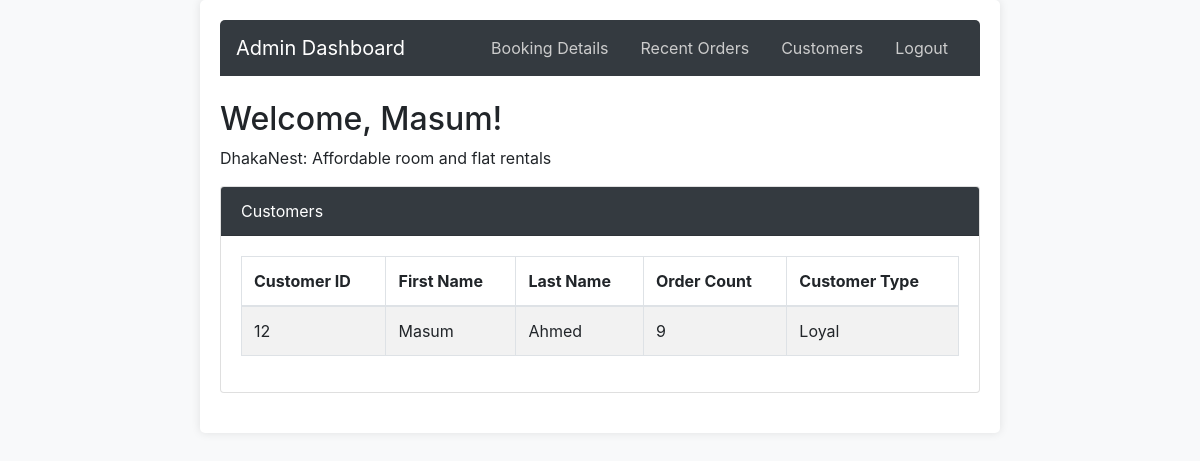
The app's page /admin_dashboard.php?tab=customer (signed in) with its own data.
### tables this page shows
CREATE TABLE `customer` (
  `customer_id` int(11) NOT NULL,
  `first_name` varchar(50) DEFAULT NULL,
  `last_name` varchar(50) DEFAULT NULL,
  `email` varchar(100) DEFAULT NULL,
  `phone_no` varchar(20) DEFAULT NULL,
  `order_count` int(10) DEFAULT NULL,
  `customer_type` varchar(20) DEFAULT NULL,
  `reg_id` int(100) DEFAULT NULL
);

### DatabaseFacade.php (called while the page is built, shortened)
<?php
require_once 'BookingObserver.php';
class DatabaseFacade
{
    private $bookingObserver;
    public function __construct($databaseProxy)
    {
        $this->bookingObserver = new BookingObserver($databaseProxy);
    }
    public function getCustomers()
    {
        return $this->bookingObserver->getCustomers();
    }
}
?>

### DatabaseProxy.php (called while the page is built, shortened)
<?php
class DatabaseProxy {
    private $host;
    private $dbUsername;
    private $dbPassword;
    private $dbname;
    private $connection;
    public function __construct($host, $dbUsername, $dbPassword, $dbname) {
        $this->host = $host;
        $this->dbUsername = $dbUsername;
        $this->dbPassword = $dbPassword;
        $this->dbname = $dbname;
    }
    public function getConnection() {
        if (!$this->connection) {
            $this->connection = new mysqli($this->host, $this->dbUsername, $this->dbPassword, $this->dbname);
        }
        return $this->connection;
    }
    public function executeQuery($query, $params = []) {
        $conn = $this->getConnection();
        $stmt = $conn->prepare($query);
        $stmt->execute();
        $result = $stmt->get_result();
        return $result;
    }
}
?>

### bookingObserver.php (called while the page is built, shortened)
<?php
class BookingObserver
{
    private $databaseProxy;
    public function __construct($databaseProxy)
    {
        $this->databaseProxy = $databaseProxy;
    }
    public function getCustomers()
    {
        $sql = "SELECT customer_id, first_name, last_name, order_count, customer_type
                FROM customer";
        $result = $this->databaseProxy->executeQuery($sql);
        $customers = [];
        if ($result->num_rows > 0) {
            while ($row = $result->fetch_assoc()) {
                $customers[] = $row;
            }
        }
        return $customers;
    }
}
?>

### admin_dashboard.php (the view, shortened to what this page needs)
<?php
require_once 'DatabaseProxy.php';
require_once 'DatabaseFacade.php';
$databaseProxy = new DatabaseProxy('localhost', 'root', '', 'dhakanest');
$databaseFacade = new DatabaseFacade($databaseProxy);
$tab = isset($_GET['tab']) ? $_GET['tab'] : 'recent-orders';
if ($tab === 'recent-orders') {
    $latestBooking = $databaseFacade->getRecentOrder();
} elseif ($tab === 'booking-details') {
    $bookings = $databaseFacade->getBookingDetails();
} elseif ($tab === 'customer') {
    $customers = $databaseFacade->getCustomers();
}
?>
<!DOCTYPE html>
<html>
<head>
    <link rel="stylesheet" href="https://maxcdn.bootstrapcdn.com/bootstrap/4.5.2/css/bootstrap.min.css">
    <link rel="stylesheet" href="styles.css">
</head>
<body>
    <div class="container">
        <nav class="navbar navbar-dark">
            <a class="navbar-brand" href="#">Admin Dashboard</a>
            <ul class="nav">
                <li class="nav-item">
                    <a class="nav-link <?php echo $tab === 'booking-details' ? 'active' : ''; ?>" href="?tab=booking-details">Booking Details</a>
                </li>
                <li class="nav-item">
                    <a class="nav-link <?php echo $tab === 'recent-orders' ? 'active' : ''; ?>" href="?tab=recent-orders">Recent Orders</a>
                </li>
                <li class="nav-item">
                    <a class="nav-link <?php echo $tab === 'customer' ? 'active' : ''; ?>" href="?tab=customer">Customers</a>
                </li>
                <li class="nav-item">
                    <a class="nav-link" href="logout.php">Logout</a>
                </li>
            </ul>
        </nav>
        <div class="mt-4">
            <h2>Welcome, <?php echo $_SESSION['first_name']; ?>!</h2>
            <p>DhakaNest: Affordable room and flat rentals</p>
        </div>
        <div class="card">
            <div class="card-header">
                <?php
                if ($tab === 'recent-orders') {
                    echo 'Recent Order';
                } elseif ($tab === 'booking-details') {
                    echo 'Booking Details';
                } elseif ($tab === 'customer') {
                    echo 'Customers';
                } else {
                    echo 'Invalid Tab';
                }
                ?>
            </div>
            <div class="card-body">
                <?php if ($tab === 'recent-orders'): ?>
                    <?php if (!empty($latestBooking)): ?>
                        <table class="table">
                            <thead>
                                <tr>
                                    <th>Booking ID</th>
                                    <th>Room ID</th>
                                    <th>Customer ID</th>
                                    <th>Check-in Date</th>
                                    <th>Check-out Date</th>
                                    <th>Total Price</th>
                                </tr>
                            </thead>
                            <tbody>
                                <tr>
                                    <td><?php echo $latestBooking['book_id']; ?></td>
                                    <td><?php echo $latestBooking['room_id']; ?></td>
                                    <td><?php echo $latestBooking['customer_id']; ?></td>
                                    <td><?php echo $latestBooking['check_in_date']; ?></td>
                                    <td><?php echo $latestBooking['check_out_date']; ?></td>
                                    <td><?php echo $latestBooking['total_price']; ?></td>
                                </tr>
                            </tbody>
                        </table>
                    <?php else: ?>
                        <p>No recent orders found.</p>
                    <?php endif; ?>
                <?php elseif ($tab === 'customer'): ?>
    <?php if (!empty($customers)): ?>
        <div class="table-responsive">
            <table class="table table-bordered table-striped">
                <thead>
                    <tr>
                        <th>Customer ID</th>
                        <th>First Name</th>
                        <th>Last Name</th>
                        <th>Order Count</th>
                        <th>Customer Type</th>
                    </tr>
                </thead>
                <tbody>
                    <?php foreach ($customers as $customer): ?>
                        <tr>
                            <td><?php echo $customer['customer_id']; ?></td>
                            <td><?php echo $customer['first_name']; ?></td>
                            <td><?php echo $customer['last_name']; ?></td>
                            <td><?php echo $customer['order_count']; ?></td>
                            <td><?php echo $customer['customer_type']; ?></td>
                        </tr>
                    <?php endforeach; ?>
                </tbody>
            </table>
        </div>
    <?php else: ?>
        <p>No customers found.</p>
    <?php endif; ?>
<?php endif; ?>
            </div>
        </div>
    </div>
</body>
</html>

### styles.css (style rules this page uses)
body { background-color: #f8f9fa; }
.container { max-width: 800px; margin: 0 auto; padding: 20px; background-color: #fff; border-radius: 5px; box-shadow: 0 0 10px rgba(0, 0, 0, 0.1); }
.navbar { background-color: #343a40; border-radius: 5px 5px 0 0; }
.navbar-brand { color: #fff; }
.nav-link { color: #ccc; }
.card { margin-bottom: 20px; }
.card-header { background-color: #343a40; color: #fff; }

### records on screen
customer: customer_id "12", first_name "Masum", last_name "Ahmed", order_count "9", customer_type "Loyal"

### other values on screen
$_SESSION['first_name'] "Masum"
